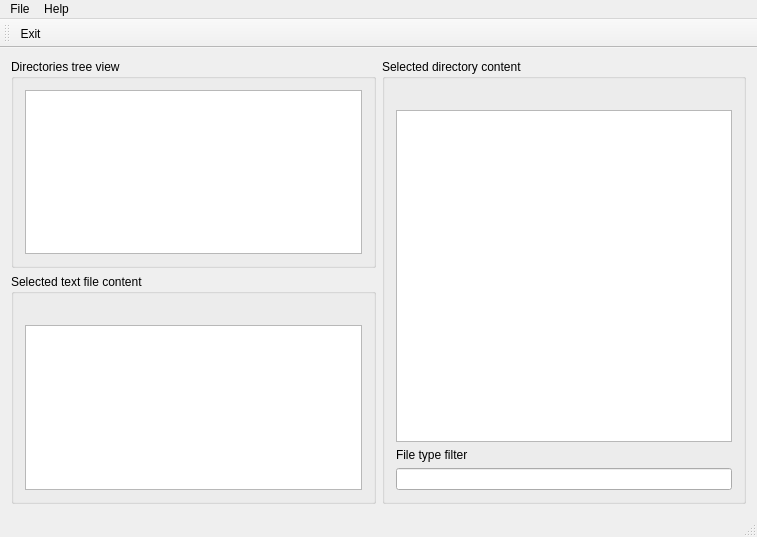
<?xml version="1.0" encoding="UTF-8"?>
<ui version="4.0">
 <class>MainWindow</class>
 <widget class="QMainWindow" name="MainWindow">
  <property name="geometry">
   <rect>
    <x>0</x>
    <y>0</y>
    <width>757</width>
    <height>537</height>
   </rect>
  </property>
  <property name="windowTitle">
   <string>MainWindow</string>
  </property>
  <widget class="QWidget" name="centralWidget">
   <property name="sizePolicy">
    <sizepolicy hsizetype="Expanding" vsizetype="Expanding">
     <horstretch>0</horstretch>
     <verstretch>0</verstretch>
    </sizepolicy>
   </property>
   <layout class="QGridLayout" name="gridLayout">
    <item row="0" column="0">
     <widget class="QGroupBox" name="dirTreeViewGroupBox">
      <property name="title">
       <string>Directories tree view</string>
      </property>
      <layout class="QHBoxLayout" name="horizontalLayout_2">
       <item>
        <widget class="QTreeView" name="treeView">
         <property name="toolTip">
          <string>&lt;html&gt;&lt;head/&gt;&lt;body&gt;&lt;p&gt;Tree view of actually observing directory&lt;/p&gt;&lt;/body&gt;&lt;/html&gt;</string>
         </property>
         <property name="sortingEnabled">
          <bool>true</bool>
         </property>
         <property name="animated">
          <bool>true</bool>
         </property>
        </widget>
       </item>
      </layout>
     </widget>
    </item>
    <item row="1" column="0">
     <widget class="QGroupBox" name="textEditorGroupBox">
      <property name="title">
       <string>Selected text file content</string>
      </property>
      <layout class="QVBoxLayout" name="verticalLayout_3">
       <item>
        <widget class="QLabel" name="fileName">
         <property name="toolTip">
          <string>&lt;html&gt;&lt;head/&gt;&lt;body&gt;&lt;p&gt;Name of selected directory&lt;/p&gt;&lt;/body&gt;&lt;/html&gt;</string>
         </property>
         <property name="text">
          <string/>
         </property>
        </widget>
       </item>
       <item>
        <widget class="QTextEdit" name="fileTextEdit">
         <property name="toolTip">
          <string>&lt;html&gt;&lt;head/&gt;&lt;body&gt;&lt;p&gt;Selected text file content&lt;/p&gt;&lt;/body&gt;&lt;/html&gt;</string>
         </property>
        </widget>
       </item>
      </layout>
     </widget>
    </item>
    <item row="0" column="1" rowspan="2">
     <widget class="QGroupBox" name="currDirGroupBox">
      <property name="title">
       <string>Selected directory content</string>
      </property>
      <layout class="QGridLayout" name="gridLayout_2">
       <item row="3" column="0">
        <widget class="QLabel" name="suffixLabel">
         <property name="text">
          <string>File type filter</string>
         </property>
        </widget>
       </item>
       <item row="1" column="0">
        <widget class="QTextEdit" name="dirListTextEdit">
         <property name="toolTip">
          <string>&lt;html&gt;&lt;head/&gt;&lt;body&gt;&lt;p&gt;List of selected and filtered files in selected directory&lt;/p&gt;&lt;/body&gt;&lt;/html&gt;</string>
         </property>
        </widget>
       </item>
       <item row="0" column="0">
        <widget class="QLabel" name="dirName">
         <property name="toolTip">
          <string>&lt;html&gt;&lt;head/&gt;&lt;body&gt;&lt;p&gt;Name of selected directory.&lt;/p&gt;&lt;/body&gt;&lt;/html&gt;</string>
         </property>
         <property name="text">
          <string/>
         </property>
        </widget>
       </item>
       <item row="4" column="0">
        <widget class="QLineEdit" name="filterEdit">
         <property name="toolTip">
          <string>&lt;html&gt;&lt;head/&gt;&lt;body&gt;&lt;p&gt;Put to this box desired suffix &lt;/p&gt;&lt;/body&gt;&lt;/html&gt;</string>
         </property>
        </widget>
       </item>
      </layout>
     </widget>
    </item>
   </layout>
  </widget>
  <widget class="QMenuBar" name="menuBar">
   <property name="geometry">
    <rect>
     <x>0</x>
     <y>0</y>
     <width>757</width>
     <height>25</height>
    </rect>
   </property>
   <widget class="QMenu" name="menuFile">
    <property name="title">
     <string>File</string>
    </property>
    <addaction name="actionOpen_directory"/>
    <addaction name="actionExit"/>
   </widget>
   <widget class="QMenu" name="menuHelp">
    <property name="title">
     <string>Help</string>
    </property>
    <addaction name="actionAbout_Qt"/>
    <addaction name="actionAbout_program"/>
   </widget>
   <addaction name="menuFile"/>
   <addaction name="menuHelp"/>
  </widget>
  <widget class="QToolBar" name="mainToolBar">
   <attribute name="toolBarArea">
    <enum>TopToolBarArea</enum>
   </attribute>
   <attribute name="toolBarBreak">
    <bool>false</bool>
   </attribute>
   <addaction name="actionExit"/>
  </widget>
  <widget class="QStatusBar" name="statusBar"/>
  <action name="actionExit">
   <property name="text">
    <string>Exit</string>
   </property>
   <property name="shortcut">
    <string>Ctrl+Q</string>
   </property>
  </action>
  <action name="actionAbout_Qt">
   <property name="text">
    <string>About Qt</string>
   </property>
  </action>
  <action name="actionOpen_directory">
   <property name="text">
    <string>Open directory</string>
   </property>
   <property name="toolTip">
    <string>Choose which directory you want to open</string>
   </property>
  </action>
  <action name="actionAbout_program">
   <property name="text">
    <string>About program</string>
   </property>
  </action>
 </widget>
 <layoutdefault spacing="6" margin="11"/>
 <resources/>
 <connections>
  <connection>
   <sender>actionExit</sender>
   <signal>triggered()</signal>
   <receiver>MainWindow</receiver>
   <slot>close()</slot>
   <hints>
    <hint type="sourcelabel">
     <x>-1</x>
     <y>-1</y>
    </hint>
    <hint type="destinationlabel">
     <x>217</x>
     <y>293</y>
    </hint>
   </hints>
  </connection>
 </connections>
</ui>
